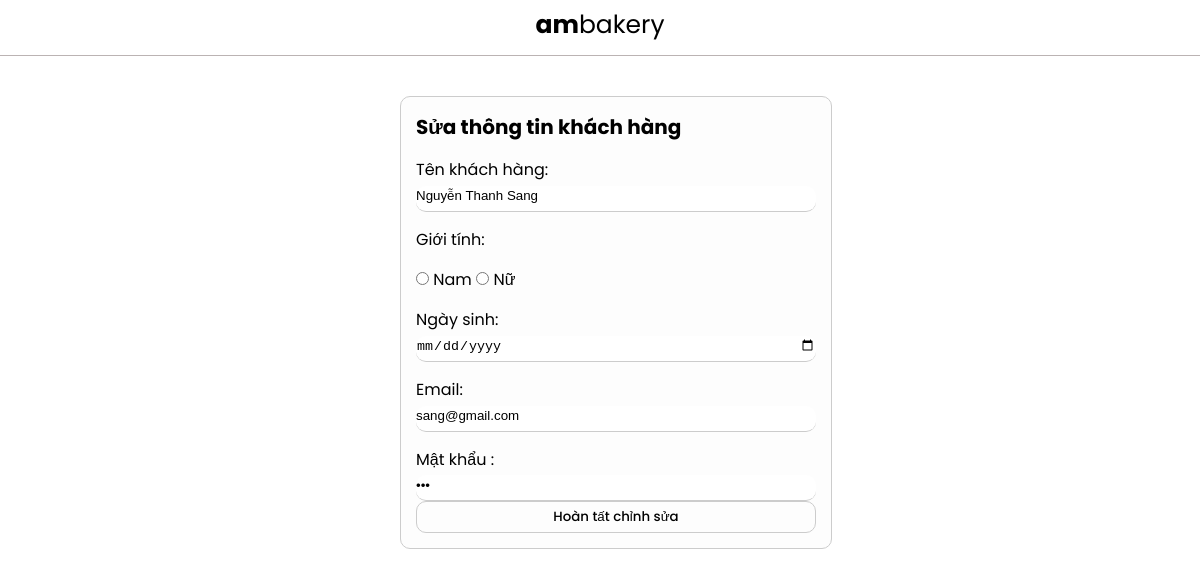
Page /admin/dashboard_quanly/khachhang/form_sua_khachhang.php?ma=16 on the earlier database version.
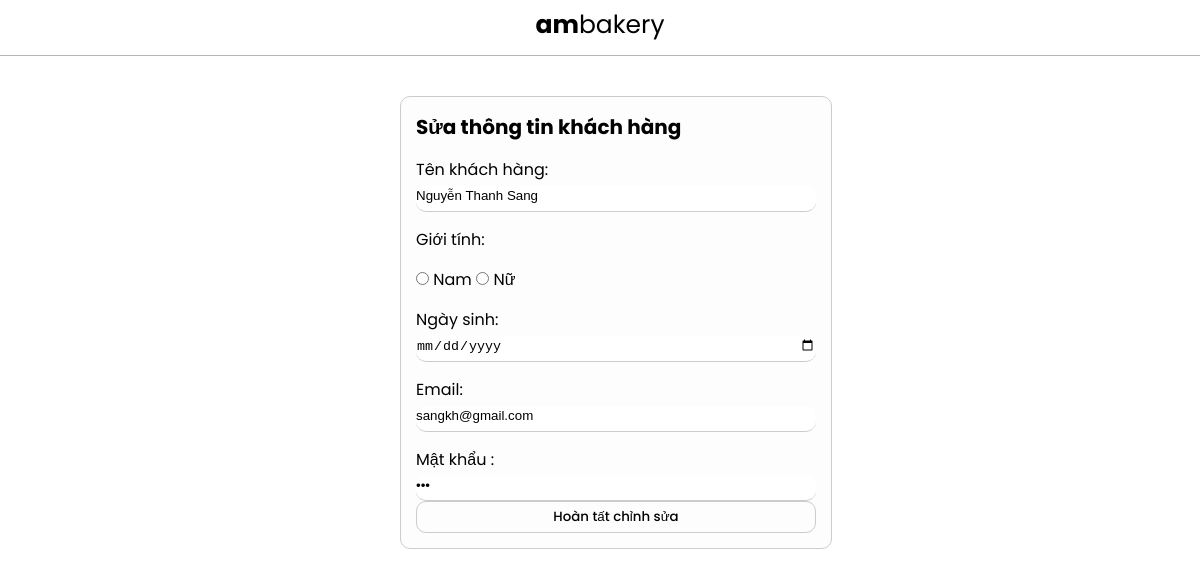
Same page on the later database version.
### tables this page shows
CREATE TABLE `khach_hang` (
  `ma` int(11) NOT NULL,
  `ten` varchar(100) NOT NULL,
  `gioi_tinh` tinyint(1) NOT NULL,
  `ngay_sinh` int(11) NOT NULL,
  `email` varchar(100) NOT NULL,
  `mat_khau` varchar(50) NOT NULL,
  `cap_do` int(11) NOT NULL
);

### admin/dashboard_quanly/khachhang/form_sua_khachhang.php (the view, shortened to what this page needs)
<!DOCTYPE html>
<html>
<head>
	<link rel="stylesheet" href="../css/form.css">
</head>
<body>
	<?php
		$ma = $_GET['ma'];
		include  '../../connect.php' ;
		$sql = "select * from khach_hang where ma = $ma";
		$result= mysqli_query($connect, $sql);
		$khach_hang = mysqli_fetch_array($result);
	?>
<header>
        <div id="header">
            <a href="#" class="header__logo" >
                <span><b>am</b>bakery</span>
            </a>
        </div>
    </header>
	<div class="container">
		<form action="sua_khachhang_process.php" method="POST">
			<div >
				<h1>Sửa thông tin khách hàng</h1>
				<label for="ten">Tên khách hàng: </label>
				<input class="input--form" type="text" name="ten" value="<?php echo $khach_hang['ten'] ?>">
				<br>
				<label  for="gioi_tinh">Giới tính: </label>
				<input  type="radio" name="gioi_tinh" value="nam">
				<label class="label--radio" for="nam">Nam </label>
				<input  type="radio" name="gioi_tinh" value="nu">
				<label class="label--radio" for="nu">Nữ </label>
				<br>
				<label for="ngay_sinh">Ngày sinh: </label>
				<input class="input--form" type="date" name="ngay_sinh" value="<?php echo $khach_hang['ngay_sinh'] ?>">
				<br>
				<label for="email">Email: </label>
				<input class="input--form" type="text" name="email" value="<?php echo $khach_hang['email'] ?>">
				<br>
				<label for="mat_khau">Mật khẩu	: </label>
				<input class="input--form" type="password" name="mat_khau" value="<?php echo $khach_hang['mat_khau'] ?>">
				<br>
				 <input type="submit" id="btn" value="Hoàn tất chỉnh sửa">
			</div>
		</form>
	</div>
</body>
</html>

Differences in the rows shown:
changed khach_hang "Nguyễn Thanh Sang": email "sang@gmail.com" → "sangkh@gmail.com"
